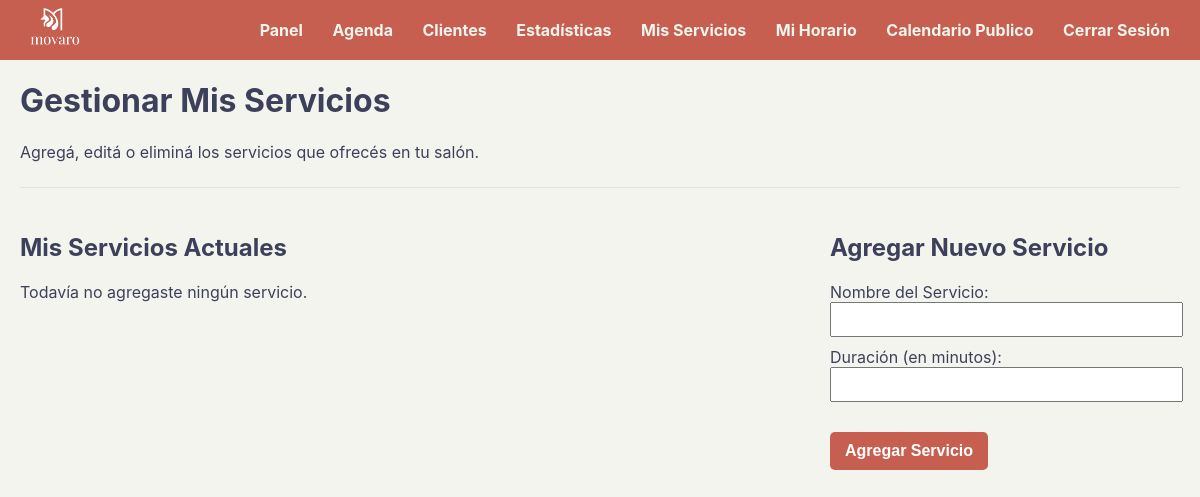
The app's page /servicios (signed in), older data.
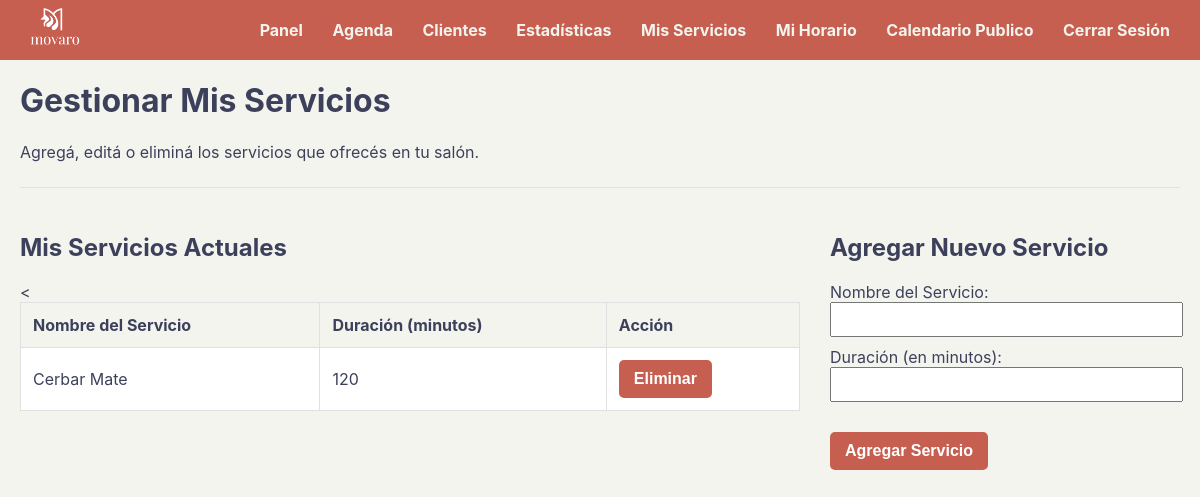
The same page, newer data.
### tables this page shows
CREATE TABLE servicios (
            id INTEGER PRIMARY KEY AUTOINCREMENT,
            usuario_id INTEGER NOT NULL,
            nombre TEXT NOT NULL,
            duracion INTEGER NOT NULL,
            FOREIGN KEY (usuario_id) REFERENCES usuarios (id)
        );

### app.py (the view, shortened to what this page needs)
@app.route('/servicios', methods=['GET', 'POST'])
def gestionar_servicios():
    if 'usuario_id' not in session: return redirect('/login')
    usuario_id_actual = session['usuario_id']
    conn = sqlite3.connect(DATABASE)
    conn.row_factory = sqlite3.Row
    cursor = conn.cursor()
    cursor.execute("SELECT * FROM servicios WHERE usuario_id = ?", (usuario_id_actual,))
    servicios_propios = cursor.fetchall()
    conn.close()
    return render_template('servicios.html', servicios=servicios_propios)

### templates/servicios.html (shortened to what this page needs)
{% extends "base.html" %}
{% block content %}
<h1>Gestionar Mis Servicios</h1>
<p>Agregá, editá o eliminá los servicios que ofrecés en tu salón.</p>
<hr>
<div class="layout-container">
    <div class="layout-col-principal">
        <h2>Mis Servicios Actuales</h2>
        {% if servicios %}
            <<table class="stats-table tabla-responsiva" width="100%">
                <thead>
                    <tr>
                        <th>Nombre del Servicio</th>
                        <th>Duración (minutos)</th>
                        <th>Acción</th>
                    </tr>
                </thead>
                <tbody>
                    {% for servicio in servicios %}
                        <tr>
                            <td>{{ servicio.nombre }}</td>
                            <td>{{ servicio.duracion }}</td>
                            <td>
                                <form action="/servicios/borrar/{{ servicio.id }}" method="post" onsubmit="return confirm('¿Estás segura de que querés eliminar este servicio?');">
                                    <button type="submit" class="boton-eliminar">Eliminar</button>
                                </form>
                            </td>
                        </tr>
                    {% endfor %}
                </tbody>
            </table>
        {% else %}
            <p>Todavía no agregaste ningún servicio.</p>
        {% endif %}
    </div>
    <div class="layout-col-lateral">
        <h2>Agregar Nuevo Servicio</h2>
        <form action="/servicios" method="post">
            <label for="nombre">Nombre del Servicio:</label><br>
            <input type="text" id="nombre" name="nombre" required style="width: 95%; padding: 8px; margin-bottom: 10px;"><br>
            <label for="duracion">Duración (en minutos):</label><br>
            <input type="number" id="duracion" name="duracion" min="5" required style="width: 95%; padding: 8px; margin-bottom: 10px;"><br><br>
            <button type="submit">Agregar Servicio</button>
        </form>
    </div>
</div>
{% endblock %}

Row changes from the older to the newer data that the page shows:
now on this page (row edited): servicios: nombre "Cerbar Mate", duracion "120"
Text that changed along with them:
text no longer shown: "Todavía no agregaste ningún servicio."
text now shown: "< Nombre del Servicio Duración (minutos) Acción"
